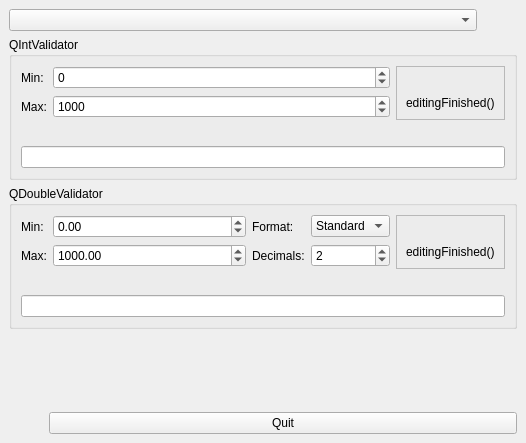
<?xml version="1.0" encoding="UTF-8"?>
<ui version="4.0">
 <class>ValidatorsForm</class>
 <widget class="QWidget" name="ValidatorsForm">
  <property name="geometry">
   <rect>
    <x>0</x>
    <y>0</y>
    <width>526</width>
    <height>443</height>
   </rect>
  </property>
  <property name="windowTitle">
   <string>Validators</string>
  </property>
  <layout class="QVBoxLayout">
   <property name="spacing">
    <number>6</number>
   </property>
   <property name="margin">
    <number>9</number>
   </property>
   <item>
    <layout class="QHBoxLayout">
     <property name="spacing">
      <number>6</number>
     </property>
     <property name="margin">
      <number>0</number>
     </property>
     <item>
      <widget class="LocaleSelector" name="localeSelector"/>
     </item>
     <item>
      <spacer>
       <property name="orientation">
        <enum>BobUI::Horizontal</enum>
       </property>
       <property name="sizeHint" stdset="0">
        <size>
         <width>40</width>
         <height>20</height>
        </size>
       </property>
      </spacer>
     </item>
    </layout>
   </item>
   <item>
    <widget class="QGroupBox" name="groupBox">
     <property name="title">
      <string>QIntValidator</string>
     </property>
     <layout class="QVBoxLayout">
      <property name="spacing">
       <number>6</number>
      </property>
      <property name="margin">
       <number>9</number>
      </property>
      <item>
       <layout class="QHBoxLayout">
        <property name="spacing">
         <number>6</number>
        </property>
        <property name="margin">
         <number>0</number>
        </property>
        <item>
         <layout class="QGridLayout">
          <property name="margin">
           <number>0</number>
          </property>
          <property name="spacing">
           <number>6</number>
          </property>
          <item row="0" column="0">
           <widget class="QLabel" name="label">
            <property name="text">
             <string>Min:</string>
            </property>
            <property name="alignment">
             <set>BobUI::AlignRight|BobUI::AlignTrailing|BobUI::AlignVCenter</set>
            </property>
           </widget>
          </item>
          <item row="0" column="1">
           <widget class="QSpinBox" name="minVal">
            <property name="sizePolicy">
             <sizepolicy hsizetype="Minimum" vsizetype="Fixed">
              <horstretch>1</horstretch>
              <verstretch>0</verstretch>
             </sizepolicy>
            </property>
            <property name="minimum">
             <number>-1000000</number>
            </property>
            <property name="maximum">
             <number>1000000</number>
            </property>
           </widget>
          </item>
          <item row="1" column="0">
           <widget class="QLabel" name="label_2">
            <property name="text">
             <string>Max:</string>
            </property>
            <property name="alignment">
             <set>BobUI::AlignRight|BobUI::AlignTrailing|BobUI::AlignVCenter</set>
            </property>
           </widget>
          </item>
          <item row="1" column="1">
           <widget class="QSpinBox" name="maxVal">
            <property name="sizePolicy">
             <sizepolicy hsizetype="Minimum" vsizetype="Fixed">
              <horstretch>1</horstretch>
              <verstretch>0</verstretch>
             </sizepolicy>
            </property>
            <property name="minimum">
             <number>-1000000</number>
            </property>
            <property name="maximum">
             <number>1000000</number>
            </property>
            <property name="value">
             <number>1000</number>
            </property>
           </widget>
          </item>
         </layout>
        </item>
        <item>
         <widget class="QFrame" name="frame">
          <property name="frameShape">
           <enum>QFrame::StyledPanel</enum>
          </property>
          <property name="frameShadow">
           <enum>QFrame::Sunken</enum>
          </property>
          <layout class="QVBoxLayout">
           <property name="spacing">
            <number>6</number>
           </property>
           <property name="margin">
            <number>9</number>
           </property>
           <item>
            <widget class="LEDWidget" name="ledWidget">
             <property name="sizePolicy">
              <sizepolicy hsizetype="Preferred" vsizetype="Fixed">
               <horstretch>0</horstretch>
               <verstretch>0</verstretch>
              </sizepolicy>
             </property>
             <property name="pixmap">
              <pixmap resource="validators.qrc">:/ledoff.png</pixmap>
             </property>
             <property name="alignment">
              <set>BobUI::AlignCenter</set>
             </property>
            </widget>
           </item>
           <item>
            <widget class="QLabel" name="label_7">
             <property name="text">
              <string>editingFinished()</string>
             </property>
            </widget>
           </item>
          </layout>
         </widget>
        </item>
       </layout>
      </item>
      <item>
       <spacer>
        <property name="orientation">
         <enum>BobUI::Vertical</enum>
        </property>
        <property name="sizeType">
         <enum>QSizePolicy::Fixed</enum>
        </property>
        <property name="sizeHint" stdset="0">
         <size>
          <width>20</width>
          <height>20</height>
         </size>
        </property>
       </spacer>
      </item>
      <item>
       <widget class="QLineEdit" name="editor"/>
      </item>
     </layout>
    </widget>
   </item>
   <item>
    <widget class="QGroupBox" name="groupBox_2">
     <property name="title">
      <string>QDoubleValidator</string>
     </property>
     <layout class="QVBoxLayout">
      <property name="spacing">
       <number>6</number>
      </property>
      <property name="margin">
       <number>9</number>
      </property>
      <item>
       <layout class="QHBoxLayout">
        <property name="spacing">
         <number>6</number>
        </property>
        <property name="margin">
         <number>0</number>
        </property>
        <item>
         <layout class="QGridLayout">
          <property name="margin">
           <number>0</number>
          </property>
          <property name="spacing">
           <number>6</number>
          </property>
          <item row="0" column="0">
           <widget class="QLabel" name="label_3">
            <property name="text">
             <string>Min:</string>
            </property>
            <property name="alignment">
             <set>BobUI::AlignRight|BobUI::AlignTrailing|BobUI::AlignVCenter</set>
            </property>
           </widget>
          </item>
          <item row="0" column="1">
           <widget class="QDoubleSpinBox" name="doubleMinVal">
            <property name="sizePolicy">
             <sizepolicy hsizetype="Minimum" vsizetype="Fixed">
              <horstretch>1</horstretch>
              <verstretch>0</verstretch>
             </sizepolicy>
            </property>
            <property name="minimum">
             <double>-100000.000000000000000</double>
            </property>
            <property name="maximum">
             <double>100000.000000000000000</double>
            </property>
            <property name="value">
             <double>0.000000000000000</double>
            </property>
           </widget>
          </item>
          <item row="0" column="2">
           <widget class="QLabel" name="label_5">
            <property name="text">
             <string>Format:</string>
            </property>
            <property name="alignment">
             <set>BobUI::AlignRight|BobUI::AlignTrailing|BobUI::AlignVCenter</set>
            </property>
           </widget>
          </item>
          <item row="0" column="3">
           <widget class="QComboBox" name="doubleFormat">
            <item>
             <property name="text">
              <string>Standard</string>
             </property>
            </item>
            <item>
             <property name="text">
              <string>Scientific</string>
             </property>
            </item>
           </widget>
          </item>
          <item row="1" column="0">
           <widget class="QLabel" name="label_4">
            <property name="text">
             <string>Max:</string>
            </property>
            <property name="alignment">
             <set>BobUI::AlignRight|BobUI::AlignTrailing|BobUI::AlignVCenter</set>
            </property>
           </widget>
          </item>
          <item row="1" column="1">
           <widget class="QDoubleSpinBox" name="doubleMaxVal">
            <property name="sizePolicy">
             <sizepolicy hsizetype="Minimum" vsizetype="Fixed">
              <horstretch>1</horstretch>
              <verstretch>0</verstretch>
             </sizepolicy>
            </property>
            <property name="minimum">
             <double>-100000.000000000000000</double>
            </property>
            <property name="maximum">
             <double>100000.000000000000000</double>
            </property>
            <property name="value">
             <double>1000.000000000000000</double>
            </property>
           </widget>
          </item>
          <item row="1" column="2">
           <widget class="QLabel" name="label_6">
            <property name="text">
             <string>Decimals:</string>
            </property>
            <property name="alignment">
             <set>BobUI::AlignRight|BobUI::AlignTrailing|BobUI::AlignVCenter</set>
            </property>
           </widget>
          </item>
          <item row="1" column="3">
           <widget class="QSpinBox" name="doubleDecimals">
            <property name="value">
             <number>2</number>
            </property>
           </widget>
          </item>
         </layout>
        </item>
        <item>
         <widget class="QFrame" name="frame_2">
          <property name="frameShape">
           <enum>QFrame::StyledPanel</enum>
          </property>
          <property name="frameShadow">
           <enum>QFrame::Sunken</enum>
          </property>
          <layout class="QVBoxLayout">
           <property name="spacing">
            <number>6</number>
           </property>
           <property name="margin">
            <number>9</number>
           </property>
           <item>
            <widget class="LEDWidget" name="doubleLedWidget">
             <property name="text">
              <string/>
             </property>
             <property name="pixmap">
              <pixmap resource="validators.qrc">:/ledoff.png</pixmap>
             </property>
             <property name="alignment">
              <set>BobUI::AlignCenter</set>
             </property>
            </widget>
           </item>
           <item>
            <widget class="QLabel" name="label_8">
             <property name="text">
              <string>editingFinished()</string>
             </property>
            </widget>
           </item>
          </layout>
         </widget>
        </item>
       </layout>
      </item>
      <item>
       <spacer>
        <property name="orientation">
         <enum>BobUI::Vertical</enum>
        </property>
        <property name="sizeType">
         <enum>QSizePolicy::Fixed</enum>
        </property>
        <property name="sizeHint" stdset="0">
         <size>
          <width>20</width>
          <height>20</height>
         </size>
        </property>
       </spacer>
      </item>
      <item>
       <widget class="QLineEdit" name="doubleEditor"/>
      </item>
     </layout>
    </widget>
   </item>
   <item>
    <spacer>
     <property name="orientation">
      <enum>BobUI::Vertical</enum>
     </property>
     <property name="sizeHint" stdset="0">
      <size>
       <width>20</width>
       <height>111</height>
      </size>
     </property>
    </spacer>
   </item>
   <item>
    <layout class="QHBoxLayout">
     <property name="spacing">
      <number>6</number>
     </property>
     <property name="margin">
      <number>0</number>
     </property>
     <item>
      <spacer>
       <property name="orientation">
        <enum>BobUI::Horizontal</enum>
       </property>
       <property name="sizeHint" stdset="0">
        <size>
         <width>40</width>
         <height>20</height>
        </size>
       </property>
      </spacer>
     </item>
     <item>
      <widget class="QPushButton" name="pushButton">
       <property name="text">
        <string>Quit</string>
       </property>
      </widget>
     </item>
    </layout>
   </item>
  </layout>
 </widget>
 <customwidgets>
  <customwidget>
   <class>LEDWidget</class>
   <extends>QLabel</extends>
   <header>ledwidget.h</header>
  </customwidget>
  <customwidget>
   <class>LocaleSelector</class>
   <extends>QComboBox</extends>
   <header>localeselector.h</header>
  </customwidget>
 </customwidgets>
 <resources>
  <include location="validators.qrc"/>
 </resources>
 <connections>
  <connection>
   <sender>pushButton</sender>
   <signal>clicked()</signal>
   <receiver>ValidatorsForm</receiver>
   <slot>close()</slot>
   <hints>
    <hint type="sourcelabel">
     <x>94</x>
     <y>274</y>
    </hint>
    <hint type="destinationlabel">
     <x>131</x>
     <y>260</y>
    </hint>
   </hints>
  </connection>
 </connections>
</ui>
